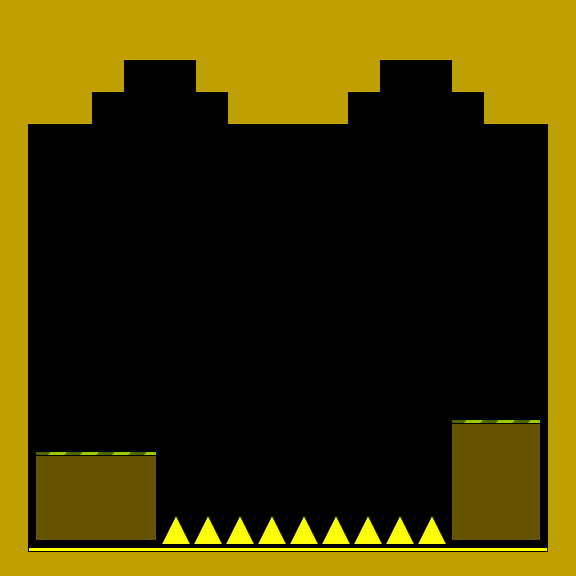

A 2D game scene composited from a Tiled map and its tileset images. What follows is a short description and the map's XML, with every tile layer's data as written:
An orthogonal 18x18 tile map with 32x32 px tiles, 1 tile layer (main-layer), 2 tilesets and 6 objects (2x background::Parallax, 2x props::Grapple, Player, collectibles::Powerup).

<map version="1.0" tiledversion="1.1.2" orientation="orthogonal" renderorder="right-down" width="18" height="18" tilewidth="32" tileheight="32" infinite="0" nextobjectid="42">
 <properties>
  <property name="tileset" value="level9" />
 </properties>
 <tileset firstgid="1" name="tilemap1" tilewidth="32" tileheight="32" tilecount="40" columns="5">
  <image source="tilemap9.png" width="160" height="256" />
  <terraintypes>
   <terrain name="terrain" tile="-1" />
   <terrain name="terrain2" tile="27" />
  </terraintypes>
  <tile id="0" terrain=",,,0" />
  <tile id="1" terrain=",,0,0" />
  <tile id="2" terrain=",,0," />
  <tile id="3" terrain=",0,0,0" />
  <tile id="4" terrain="0,,0,0" />
  <tile id="5" terrain=",0,,0" />
  <tile id="6" terrain="0,0,0,0" />
  <tile id="7" terrain="0,,0," />
  <tile id="8" terrain="0,0,,0" />
  <tile id="9" terrain="0,0,0," />
  <tile id="10" terrain=",0,," />
  <tile id="11" terrain="0,0,," />
  <tile id="12" terrain="0,,," />
  <tile id="25" terrain=",,,1" />
  <tile id="26" terrain=",,1,1" />
  <tile id="27" terrain=",,1," />
  <tile id="28" terrain=",1,1,1" />
  <tile id="29" terrain="1,,1,1" />
  <tile id="30" terrain=",1,,1" />
  <tile id="31" terrain="1,1,1,1" />
  <tile id="32" terrain="1,,1," />
  <tile id="33" terrain="1,1,,1" />
  <tile id="34" terrain="1,1,1," />
  <tile id="35" terrain=",1,," />
  <tile id="36" terrain="1,1,," />
  <tile id="37" terrain="1,,," />
 </tileset>
 <tileset firstgid="41" name="tilemap1" tilewidth="32" tileheight="32" tilecount="40" columns="5">
  <image source="tilemap8.png" width="160" height="256" />
  <terraintypes>
   <terrain name="terrain" tile="-1" />
   <terrain name="terrain2" tile="27" />
  </terraintypes>
  <tile id="0" terrain=",,,0" />
  <tile id="1" terrain=",,0,0" />
  <tile id="2" terrain=",,0," />
  <tile id="3" terrain=",0,0,0" />
  <tile id="4" terrain="0,,0,0" />
  <tile id="5" terrain=",0,,0" />
  <tile id="6" terrain="0,0,0,0" />
  <tile id="7" terrain="0,,0," />
  <tile id="8" terrain="0,0,,0" />
  <tile id="9" terrain="0,0,0," />
  <tile id="10" terrain=",0,," />
  <tile id="11" terrain="0,0,," />
  <tile id="12" terrain="0,,," />
  <tile id="25" terrain=",,,1" />
  <tile id="26" terrain=",,1,1" />
  <tile id="27" terrain=",,1," />
  <tile id="28" terrain=",1,1,1" />
  <tile id="29" terrain="1,,1,1" />
  <tile id="30" terrain=",1,,1" />
  <tile id="31" terrain="1,1,1,1" />
  <tile id="32" terrain="1,,1," />
  <tile id="33" terrain="1,1,,1" />
  <tile id="34" terrain="1,1,1," />
  <tile id="35" terrain=",1,," />
  <tile id="36" terrain="1,1,," />
  <tile id="37" terrain="1,,," />
 </tileset>
 <layer name="main-layer" width="18" height="18">
  <data encoding="csv">
7,7,7,7,7,7,7,7,7,7,7,7,7,7,7,7,7,7,
7,7,7,10,12,12,9,7,7,7,7,10,12,12,9,7,7,7,
7,7,10,13,0,0,11,9,7,7,10,13,0,0,11,9,7,7,
10,12,13,0,0,0,0,11,12,12,13,0,0,0,0,11,12,9,
8,0,0,0,0,0,0,0,0,0,0,0,0,0,0,0,0,6,
8,0,0,0,0,0,0,0,0,0,0,0,0,0,0,0,0,6,
8,0,0,0,0,0,0,0,0,0,0,0,0,0,0,0,0,6,
8,0,0,0,0,0,0,0,0,0,0,0,0,0,0,0,0,6,
8,0,0,0,0,0,0,0,0,0,0,0,0,0,0,0,0,6,
8,0,0,0,0,0,0,0,0,0,0,0,0,0,0,0,0,6,
8,0,0,0,0,0,0,0,0,0,0,0,0,0,0,0,0,6,
8,0,0,0,0,0,0,0,0,0,0,0,0,0,0,0,0,6,
8,0,0,0,0,0,0,0,0,0,0,0,0,0,0,0,0,6,
8,0,0,0,0,0,0,0,0,0,0,0,0,0,26,27,28,6,
8,26,27,27,28,0,0,0,0,0,0,0,0,0,31,32,33,6,
8,31,32,32,33,0,0,0,0,0,0,0,0,0,31,32,33,6,
8,36,37,37,38,18,18,18,18,18,18,18,18,18,36,37,38,6,
5,2,2,2,2,2,2,2,2,2,2,2,2,2,2,2,2,4
</data>
 </layer>
 <objectgroup name="object-layer">
  <object id="2" name="background" type="background::Parallax" x="289" y="96">
   <properties>
    <property name="factor" type="float" value="0.5" />
    <property name="name" type="file" value="background9.png" />
   </properties>
  </object>
  <object id="36" name="player" type="Player" x="64" y="384" width="64" height="64" />
  <object id="37" name="powerup" type="collectibles::Powerup" x="472" y="360" width="48" height="48">
   <properties>
    <property name="level" type="int" value="9" />
   </properties>
  </object>
  <object id="38" name="placeholder" type="background::Parallax" x="380" y="83">
   <properties>
    <property name="factor" type="float" value="0.5" />
    <property name="name" type="file" value="placeholder.png" />
   </properties>
  </object>
  <object id="39" name="grapple1" type="props::Grapple" x="192" y="256" width="64" height="64">
   <ellipse />
  </object>
  <object id="41" name="grapple2" type="props::Grapple" x="320" y="256" width="64" height="64">
   <ellipse />
  </object>
 </objectgroup>
 <objectgroup name="warp-layer" />
</map>
